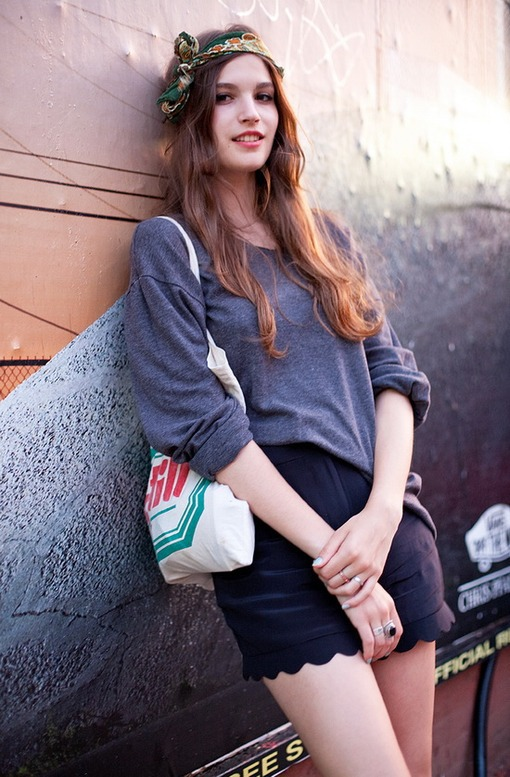
//> input picture tutorial/【OpenCV2版】《OpenCV3编程入门》书本配套源代码/【1】书本正篇程序源代码/【7】第七章/【58】Laplacian函数用法示例/58_Laplacian函数用法示例/1.jpg, 510 x 777 px
$ ./58_Laplacian   (built with g++ and OpenCV 4)
//> lines starting //> are read from the running program, lines starting //| are printed output that depends on the picture

//--------------------------------------【程序说明】-------------------------------------------
//		程序说明：《OpenCV3编程入门》OpenCV2版书本配套示例程序58
//		程序描述：Laplacian函数用法示例
//		开发测试所用操作系统： Windows 7 64bit
//		开发测试所用IDE版本：Visual Studio 2010
//		开发测试所用OpenCV版本：	2.4.9
//		2014年06月 Created by @浅墨_毛星云
//		2014年11月 Revised by @浅墨_毛星云
//------------------------------------------------------------------------------------------------


//---------------------------------【头文件、命名空间包含部分】----------------------------
//		描述：包含程序所使用的头文件和命名空间
//------------------------------------------------------------------------------------------------
#include <opencv2/opencv.hpp>
#include<opencv2/highgui/highgui.hpp>
#include<opencv2/imgproc/imgproc.hpp>
using namespace cv;


//-----------------------------------【main( )函数】--------------------------------------------
//            描述：控制台应用程序的入口函数，我们的程序从这里开始
//-----------------------------------------------------------------------------------------------
int main( )
{
	//【0】变量的定义
	Mat src,src_gray,dst, abs_dst;

	//【1】载入原始图
	src = imread("1.jpg");  //工程目录下应该有一张名为1.jpg的素材图
//> src is the input picture: 777 rows x 510 cols, CV_8UC3; mean B, G, R 128.6, 118.2, 132.3

	//【2】显示原始图
	imshow("【原始图】图像Laplace变换", src);

	//【3】使用高斯滤波消除噪声
	//GaussianBlur( src, src, Size(3,3), 0, 0, BORDER_DEFAULT );

	//【4】转换为灰度图
	cvtColor( src, src_gray, CV_RGB2GRAY );
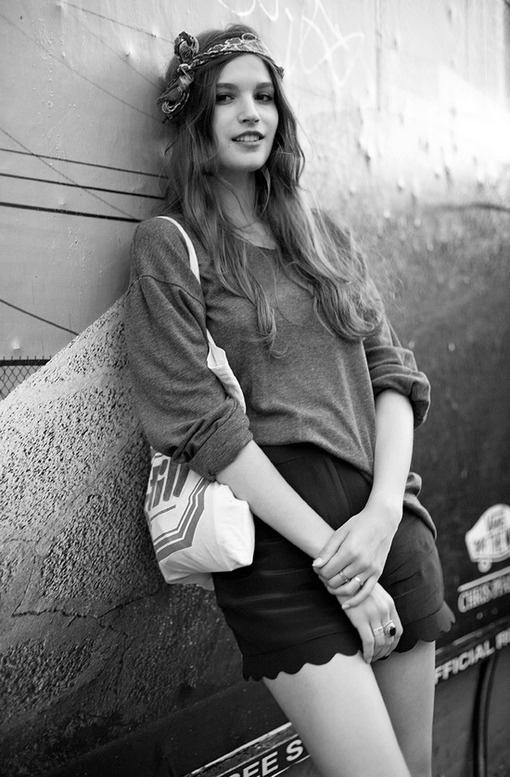
//> src_gray: 777 rows x 510 cols, CV_8UC1; min 0, max 255, mean 122.9

	imshow("Before Laplace", src_gray);

	//【5】使用Laplace函数
	Laplacian( src_gray, dst, CV_16S, 3, 1, 0, BORDER_DEFAULT );
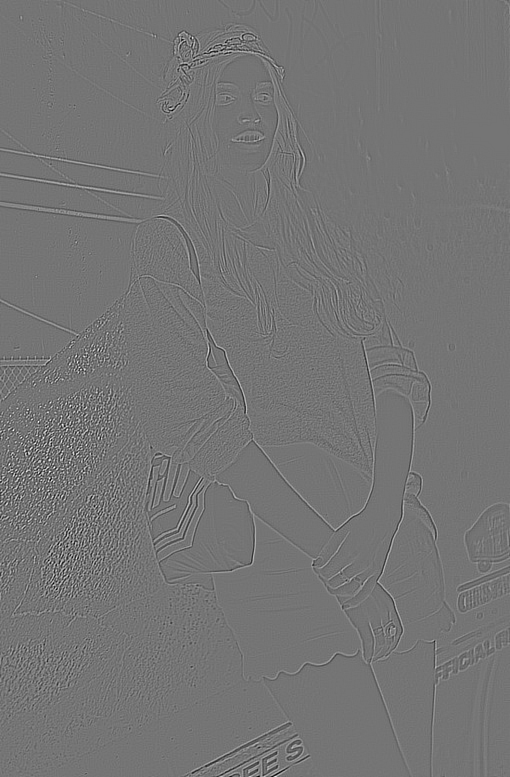
//> dst: 777 rows x 510 cols, CV_16SC1; min -1064, max 1254, mean 0; drawn with min black and max white
	threshold(dst, dst, 0, 255, 3);
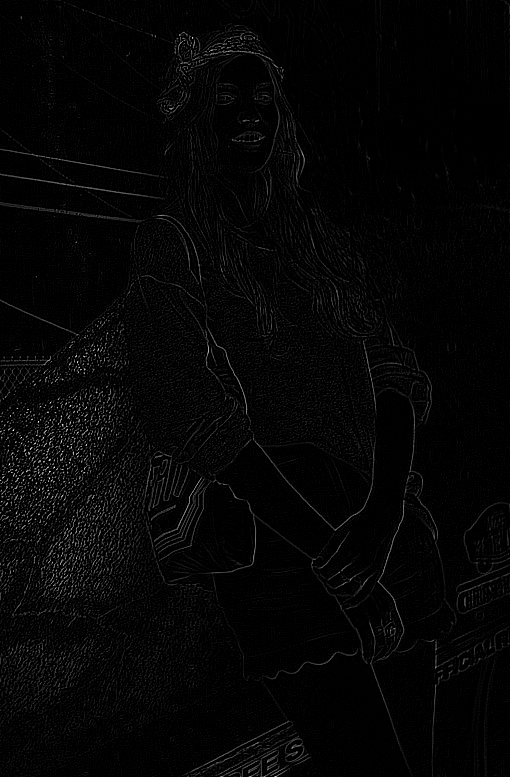
//> dst: 777 rows x 510 cols, CV_16SC1; min 0, max 1254, mean 27.1; drawn with min black and max white
	//【6】计算绝对值，并将结果转换成8位
	convertScaleAbs( dst, abs_dst );
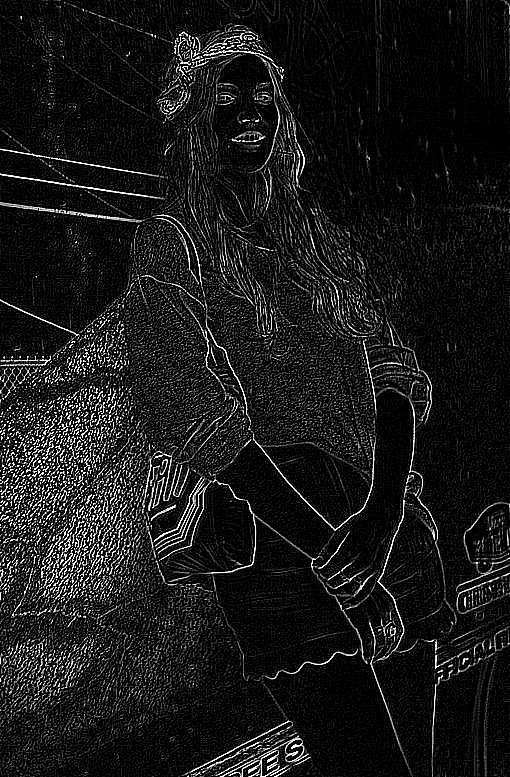
//> abs_dst: 777 rows x 510 cols, CV_8UC1; min 0, max 255, mean 24.2

	//【7】显示效果图
	imshow( "【效果图】图像Laplace变换", abs_dst );

	waitKey(0);

	return 0;
}
